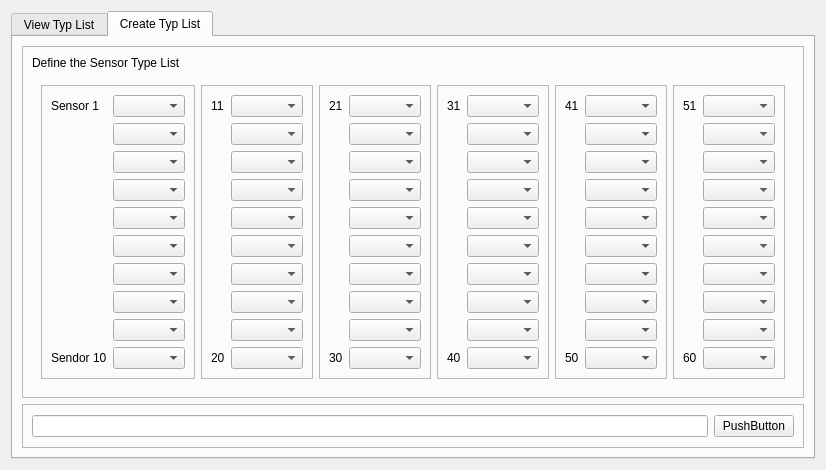
               <widget class="QWidget" name="tab_sensorTypList">
                <attribute name="title">
                 <string>Sensor Typ List</string>
                </attribute>
                <layout class="QGridLayout" name="gridLayout_21">
                 <item row="0" column="0">
                  <widget class="QTabWidget" name="tabWidget_2">
                   <property name="currentIndex">
                    <number>1</number>
                   </property>
                   <widget class="QWidget" name="tab_3">
                    <attribute name="title">
                     <string>View Typ List</string>
                    </attribute>
                    <layout class="QGridLayout" name="gridLayout_40">
                     <item row="0" column="0">
                      <widget class="QFrame" name="frame_16">
                       <property name="frameShape">
                        <enum>QFrame::StyledPanel</enum>
                       </property>
                       <property name="frameShadow">
                        <enum>QFrame::Raised</enum>
                       </property>
                       <layout class="QGridLayout" name="gridLayout_39">
                        <item row="1" column="0">
                         <widget class="QListWidget" name="list_sensorTypListofLists"/>
                        </item>
                        <item row="0" column="0">
                         <widget class="QLabel" name="label_82">
                          <property name="text">
                           <string>List of all SensorTyp Lists:</string>
                          </property>
                         </widget>
                        </item>
                       </layout>
                      </widget>
                     </item>
                    </layout>
                   </widget>
                   <widget class="QWidget" name="tab_4">
                    <attribute name="title">
                     <string>Create Typ List</string>
                    </attribute>
                    <layout class="QGridLayout" name="gridLayout_15">
                     <item row="0" column="0">
                      <widget class="QFrame" name="frame_5">
                       <property name="frameShape">
                        <enum>QFrame::StyledPanel</enum>
                       </property>
                       <property name="frameShadow">
                        <enum>QFrame::Raised</enum>
                       </property>
                       <layout class="QGridLayout" name="gridLayout_37">
                        <item row="1" column="0">
                         <widget class="QWidget" name="widget_10" native="true">
                          <layout class="QGridLayout" name="gridLayout_36">
                           <item row="1" column="4">
                            <widget class="QFrame" name="frame_14">
                             <property name="frameShape">
                              <enum>QFrame::StyledPanel</enum>
                             </property>
                             <property name="frameShadow">
                              <enum>QFrame::Raised</enum>
                             </property>
                             <layout class="QGridLayout" name="gridLayout_34">
                              <item row="0" column="0">
                               <widget class="QLabel" name="label_77">
                                <property name="text">
                                 <string>41</string>
                                </property>
                               </widget>
                              </item>
                              <item row="0" column="1">
                               <widget class="QComboBox" name="comboBox_41"/>
                              </item>
                              <item row="1" column="1">
                               <widget class="QComboBox" name="comboBox_42"/>
                              </item>
                              <item row="2" column="1">
                               <widget class="QComboBox" name="comboBox_43"/>
                              </item>
                              <item row="3" column="1">
                               <widget class="QComboBox" name="comboBox_44"/>
                              </item>
                              <item row="4" column="1">
                               <widget class="QComboBox" name="comboBox_45"/>
                              </item>
                              <item row="5" column="1">
                               <widget class="QComboBox" name="comboBox_46"/>
                              </item>
                              <item row="6" column="1">
                               <widget class="QComboBox" name="comboBox_47"/>
                              </item>
                              <item row="7" column="1">
                               <widget class="QComboBox" name="comboBox_48"/>
                              </item>
                              <item row="8" column="1">
                               <widget class="QComboBox" name="comboBox_49"/>
                              </item>
                              <item row="9" column="1">
                               <widget class="QComboBox" name="comboBox_50"/>
                              </item>
                              <item row="9" column="0">
                               <widget class="QLabel" name="label_78">
                                <property name="text">
                                 <string>50</string>
                                </property>
                               </widget>
                              </item>
                             </layout>
                            </widget>
                           </item>
                           <item row="1" column="1">
                            <widget class="QFrame" name="frame_8">
                             <property name="frameShape">
                              <enum>QFrame::StyledPanel</enum>
                             </property>
                             <property name="frameShadow">
                              <enum>QFrame::Raised</enum>
                             </property>
                             <layout class="QGridLayout" name="gridLayout_31">
                              <item row="1" column="1">
                               <widget class="QComboBox" name="comboBox_12"/>
                              </item>
                              <item row="2" column="1">
                               <widget class="QComboBox" name="comboBox_13"/>
                              </item>
                              <item row="0" column="1">
                               <widget class="QComboBox" name="comboBox_11"/>
                              </item>
                              <item row="3" column="1">
                               <widget class="QComboBox" name="comboBox_14"/>
                              </item>
                              <item row="4" column="1">
                               <widget class="QComboBox" name="comboBox_15"/>
                              </item>
                              <item row="5" column="1">
                               <widget class="QComboBox" name="comboBox_16"/>
                              </item>
                              <item row="6" column="1">
                               <widget class="QComboBox" name="comboBox_17"/>
                              </item>
                              <item row="7" column="1">
                               <widget class="QComboBox" name="comboBox_18"/>
                              </item>
                              <item row="8" column="1">
                               <widget class="QComboBox" name="comboBox_19"/>
                              </item>
                              <item row="9" column="1">
                               <widget class="QComboBox" name="comboBox_20"/>
                              </item>
                              <item row="9" column="0">
                               <widget class="QLabel" name="label_43">
                                <property name="text">
                                 <string>20</string>
                                </property>
                               </widget>
                              </item>
                              <item row="0" column="0">
                               <widget class="QLabel" name="label_42">
                                <property name="text">
                                 <string>11</string>
                                </property>
                               </widget>
                              </item>
                             </layout>
                            </widget>
                           </item>
                           <item row="1" column="0">
                            <widget class="QFrame" name="frame_7">
                             <property name="frameShape">
                              <enum>QFrame::StyledPanel</enum>
                             </property>
                             <property name="frameShadow">
                              <enum>QFrame::Raised</enum>
                             </property>
                             <layout class="QGridLayout" name="gridLayout_30">
                              <item row="2" column="2">
                               <widget class="QComboBox" name="comboBox_3"/>
                              </item>
                              <item row="3" column="2">
                               <widget class="QComboBox" name="comboBox_4"/>
                              </item>
                              <item row="4" column="2">
                               <widget class="QComboBox" name="comboBox_5"/>
                              </item>
                              <item row="9" column="0">
                               <widget class="QLabel" name="label_39">
                                <property name="text">
                                 <string>Sendor 10</string>
                                </property>
                               </widget>
                              </item>
                              <item row="1" column="2">
                               <widget class="QComboBox" name="comboBox_2"/>
                              </item>
                              <item row="5" column="2">
                               <widget class="QComboBox" name="comboBox_6"/>
                              </item>
                              <item row="6" column="2">
                               <widget class="QComboBox" name="comboBox_7"/>
                              </item>
                              <item row="7" column="2">
                               <widget class="QComboBox" name="comboBox_8"/>
                              </item>
                              <item row="8" column="2">
                               <widget class="QComboBox" name="comboBox_9"/>
                              </item>
                              <item row="9" column="2">
                               <widget class="QComboBox" name="comboBox_10"/>
                              </item>
                              <item row="0" column="0">
                               <widget class="QLabel" name="label_28">
                                <property name="text">
                                 <string>Sensor 1</string>
                                </property>
                               </widget>
                              </item>
                              <item row="0" column="2">
                               <widget class="QComboBox" name="comboBox"/>
                              </item>
                             </layout>
                            </widget>
                           </item>
                           <item row="1" column="3">
                            <widget class="QFrame" name="frame_13">
                             <property name="frameShape">
                              <enum>QFrame::StyledPanel</enum>
                             </property>
                             <property name="frameShadow">
                              <enum>QFrame::Raised</enum>
                             </property>
                             <layout class="QGridLayout" name="gridLayout_33">
                              <item row="0" column="0">
                               <widget class="QLabel" name="label_46">
                                <property name="text">
                                 <string>31</string>
                                </property>
                               </widget>
                              </item>
                              <item row="0" column="1">
                               <widget class="QComboBox" name="comboBox_31"/>
                              </item>
                              <item row="1" column="1">
                               <widget class="QComboBox" name="comboBox_32"/>
                              </item>
                              <item row="2" column="1">
                               <widget class="QComboBox" name="comboBox_33"/>
                              </item>
                              <item row="3" column="1">
                               <widget class="QComboBox" name="comboBox_34"/>
                              </item>
                              <item row="4" column="1">
                               <widget class="QComboBox" name="comboBox_35"/>
                              </item>
                              <item row="5" column="1">
                               <widget class="QComboBox" name="comboBox_36"/>
                              </item>
                              <item row="6" column="1">
                               <widget class="QComboBox" name="comboBox_37"/>
                              </item>
                              <item row="7" column="1">
                               <widget class="QComboBox" name="comboBox_38"/>
                              </item>
                              <item row="8" column="1">
                               <widget class="QComboBox" name="comboBox_39"/>
                              </item>
                              <item row="9" column="1">
                               <widget class="QComboBox" name="comboBox_40"/>
                              </item>
                              <item row="9" column="0">
                               <widget class="QLabel" name="label_76">
                                <property name="text">
                                 <string>40</string>
                                </property>
                               </widget>
                              </item>
                             </layout>
                            </widget>
                           </item>
                           <item row="1" column="2">
                            <widget class="QFrame" name="frame_9">
                             <property name="frameShape">
                              <enum>QFrame::StyledPanel</enum>
                             </property>
                             <property name="frameShadow">
                              <enum>QFrame::Raised</enum>
                             </property>
                             <layout class="QGridLayout" name="gridLayout_32">
                              <item row="0" column="0">
                               <widget class="QLabel" name="label_44">
                                <property name="text">
                                 <string>21</string>
                                </property>
                               </widget>
                              </item>
                              <item row="0" column="1">
                               <widget class="QComboBox" name="comboBox_21"/>
                              </item>
                              <item row="1" column="1">
                               <widget class="QComboBox" name="comboBox_22"/>
                              </item>
                              <item row="2" column="1">
                               <widget class="QComboBox" name="comboBox_23"/>
                              </item>
                              <item row="3" column="1">
                               <widget class="QComboBox" name="comboBox_24"/>
                              </item>
                              <item row="4" column="1">
                               <widget class="QComboBox" name="comboBox_25"/>
                              </item>
                              <item row="5" column="1">
                               <widget class="QComboBox" name="comboBox_26"/>
                              </item>
                              <item row="6" column="1">
                               <widget class="QComboBox" name="comboBox_27"/>
                              </item>
                              <item row="7" column="1">
                               <widget class="QComboBox" name="comboBox_28"/>
                              </item>
                              <item row="8" column="1">
                               <widget class="QComboBox" name="comboBox_29"/>
                              </item>
                              <item row="9" column="1">
                               <widget class="QComboBox" name="comboBox_30"/>
                              </item>
                              <item row="9" column="0">
                               <widget class="QLabel" name="label_45">
                                <property name="text">
                                 <string>30</string>
                                </property>
                               </widget>
                              </item>
                             </layout>
                            </widget>
                           </item>
                           <item row="1" column="5">
                            <widget class="QFrame" name="frame_15">
                             <property name="frameShape">
                              <enum>QFrame::StyledPanel</enum>
                             </property>
                             <property name="frameShadow">
                              <enum>QFrame::Raised</enum>
                             </property>
                             <layout class="QGridLayout" name="gridLayout_35">
                              <item row="0" column="0">
                               <widget class="QLabel" name="label_79">
                                <property name="text">
                                 <string>51</string>
                                </property>
                               </widget>
                              </item>
                              <item row="0" column="1">
                               <widget class="QComboBox" name="comboBox_51"/>
                              </item>
                              <item row="1" column="1">
                               <widget class="QComboBox" name="comboBox_52"/>
                              </item>
                              <item row="2" column="1">
                               <widget class="QComboBox" name="comboBox_53"/>
                              </item>
                              <item row="3" column="1">
                               <widget class="QComboBox" name="comboBox_54"/>
                              </item>
                              <item row="4" column="1">
                               <widget class="QComboBox" name="comboBox_55"/>
                              </item>
                              <item row="5" column="1">
                               <widget class="QComboBox" name="comboBox_56"/>
                              </item>
                              <item row="6" column="1">
                               <widget class="QComboBox" name="comboBox_57"/>
                              </item>
                              <item row="7" column="1">
                               <widget class="QComboBox" name="comboBox_58"/>
                              </item>
                              <item row="8" column="1">
                               <widget class="QComboBox" name="comboBox_59"/>
                              </item>
                              <item row="9" column="1">
                               <widget class="QComboBox" name="comboBox_60"/>
                              </item>
                              <item row="9" column="0">
                               <widget class="QLabel" name="label_80">
                                <property name="text">
                                 <string>60</string>
                                </property>
                               </widget>
                              </item>
                             </layout>
                            </widget>
                           </item>
                          </layout>
                         </widget>
                        </item>
                        <item row="0" column="0">
                         <widget class="QLabel" name="label_81">
                          <property name="text">
                           <string>Define the Sensor Type List</string>
                          </property>
                         </widget>
                        </item>
                       </layout>
                      </widget>
                     </item>
                     <item row="1" column="0">
                      <widget class="QFrame" name="frame_6">
                       <property name="frameShape">
                        <enum>QFrame::StyledPanel</enum>
                       </property>
                       <property name="frameShadow">
                        <enum>QFrame::Raised</enum>
                       </property>
                       <layout class="QGridLayout" name="gridLayout_29">
                        <item row="0" column="0">
                         <widget class="QLineEdit" name="lineEdit_createSensorTypList2_name"/>
                        </item>
                        <item row="0" column="1">
                         <widget class="QPushButton" name="btn_createSensorTypList2">
                          <property name="text">
                           <string>PushButton</string>
                          </property>
                         </widget>
                        </item>
                       </layout>
                      </widget>
                     </item>
                    </layout>
                   </widget>
                  </widget>
                 </item>
                </layout>
               </widget>
